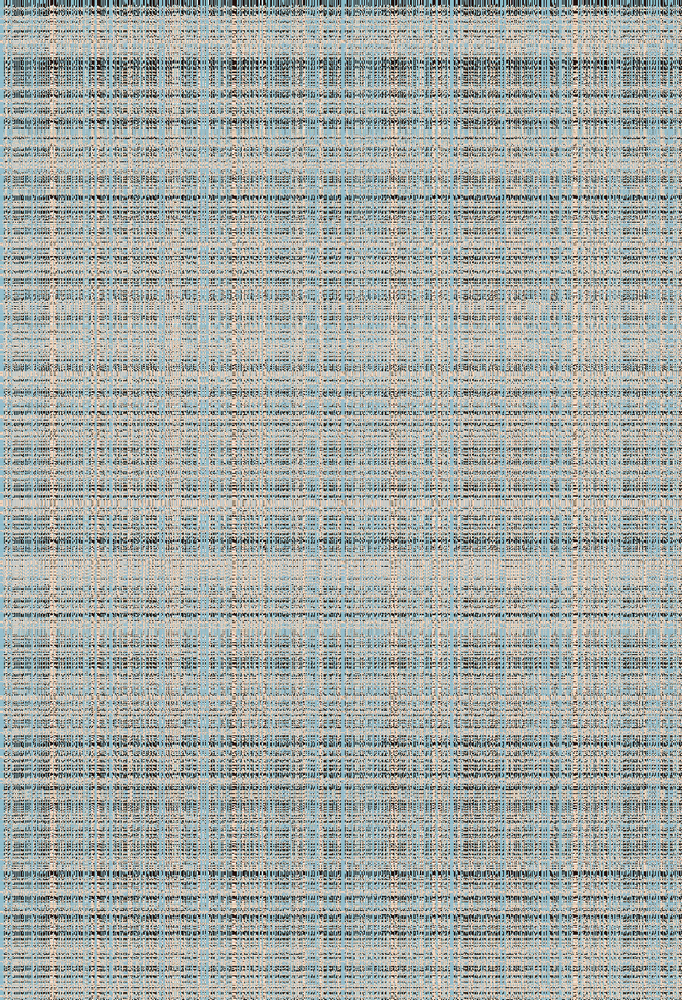
#> input picture InFile.png, 682 x 1000 px, shrunk from 858 x 1258 before the run
$ python unscramble4.py
#> lines starting #> are read from the running program, lines starting #| are printed output that depends on the picture
import numpy as np
from PIL import Image


def scramble(im, axis="x"):
    im_array = np.array(im)
    h, w, _ = im_array.shape
    if axis == "x":
        permuted = np.random.permutation(w)
        return np.take(im_array, permuted, axis=1)
    elif axis == "y":
        permuted = np.random.permutation(h)
        return np.take(im_array, permuted, axis=0)


def unscramble(im_s, axis="x"):
    im_array = np.array(im_s)
    h, w, _ = im_array.shape
    if axis == "x":
        order = np.argsort(np.random.random(w))
        return np.take(im_array, order, axis=1)
    elif axis == "y":
        order = np.argsort(np.random.random(h))
        return np.take(im_array, order, axis=0)


# Load the scrambled image
scrambled_image = Image.open('InFile.png')
#> scrambled_image is the input picture: PIL image 682x1000 RGBA; mean R, G, B, A 165.6, 171.3, 166.9, 255

# Perform unscrambling
im_s = scramble(scrambled_image, axis="x")
#> in scramble, `return np.take(im_array, permuted, axis=1)`:
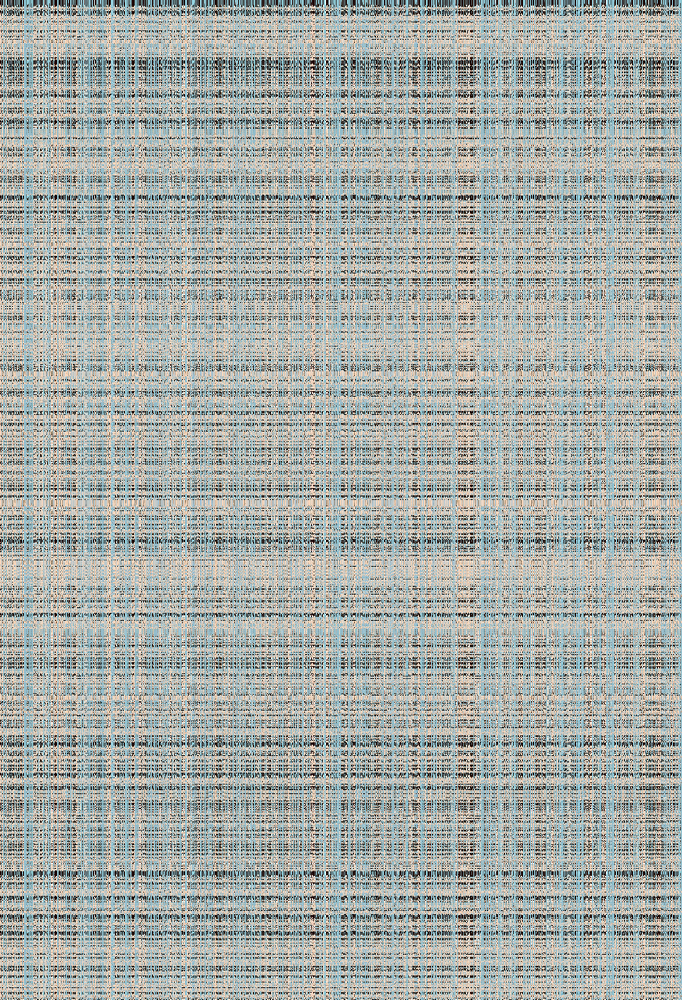
#> returned value: shape (1000, 682, 4); mean of channels 0, 1, 2, 3 165.6, 171.3, 166.9, 255; drawn as R, G, B
im_s = scramble(im_s, axis="y")
#> call 2 of scramble, with axis = 'y'
#> in scramble (call 2), `return np.take(im_array, permuted, axis=0)`:
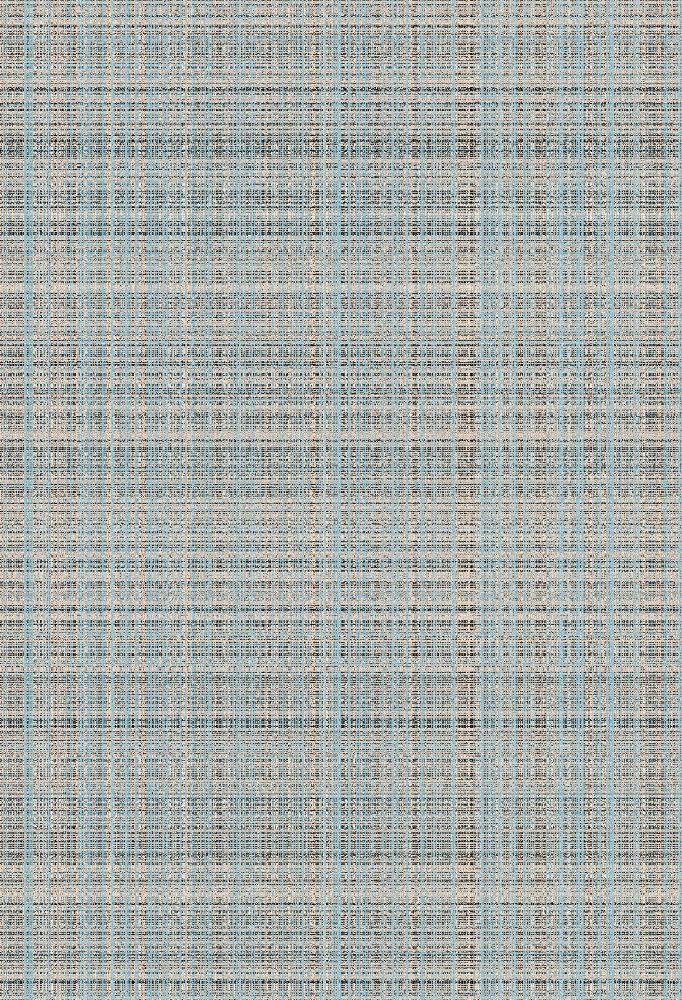
#> returned value: shape (1000, 682, 4); mean of channels 0, 1, 2, 3 165.6, 171.3, 166.9, 255; drawn as R, G, B
unscrambled_image = Image.fromarray(unscramble(im_s, axis="x"))
#> in unscramble, `return np.take(im_array, order, axis=1)`:
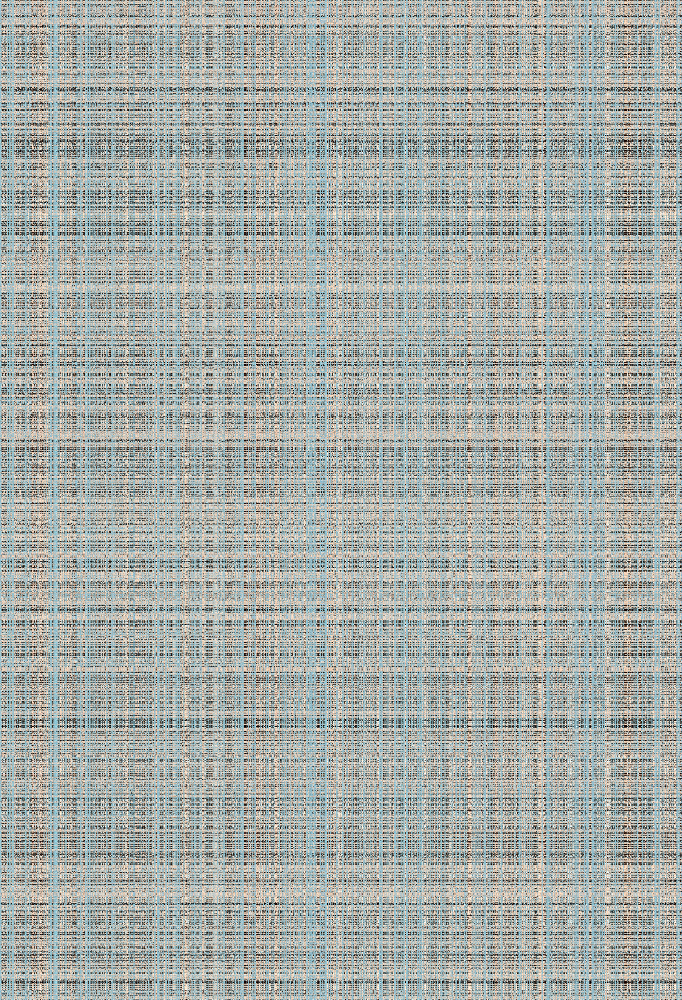
#> returned value: shape (1000, 682, 4); mean of channels 0, 1, 2, 3 165.6, 171.3, 166.9, 255; drawn as R, G, B

# Save the unscrambled image
unscrambled_image.save('unscrambled_image.png')

$ run again, with OutFile1.png copied over InFile.png
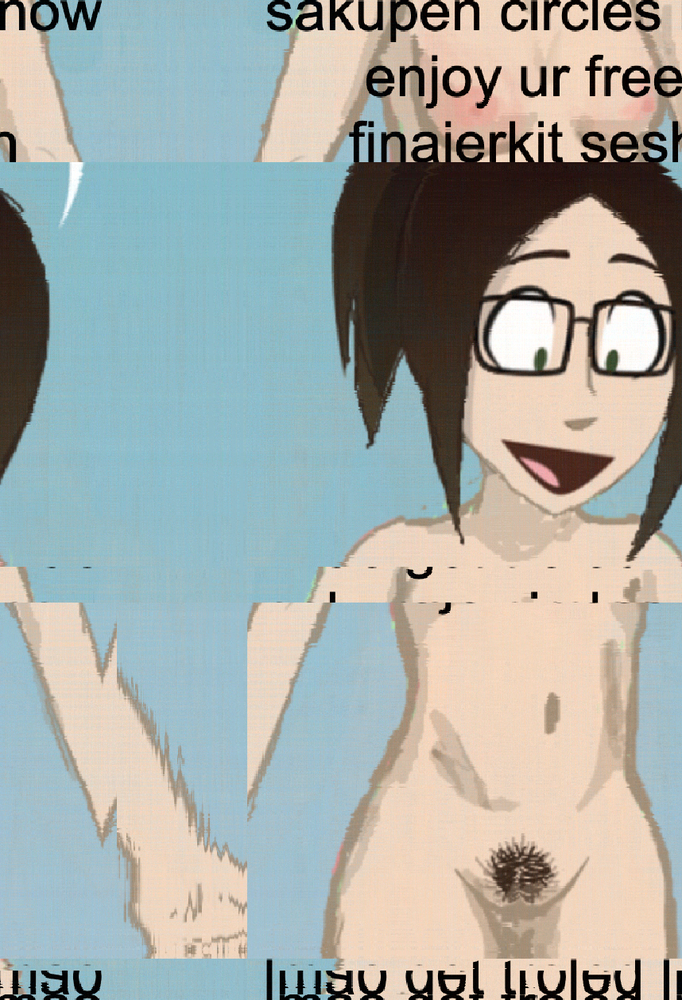
#> input picture OutFile1.png, 682 x 1000 px, shrunk from 858 x 1258 before the run
#> scrambled_image is the input picture: PIL image 682x1000 RGBA; mean R, G, B, A 165.7, 171.2, 166.8, 255
#> in scramble (call 2), `return np.take(im_array, permuted, axis=0)`:
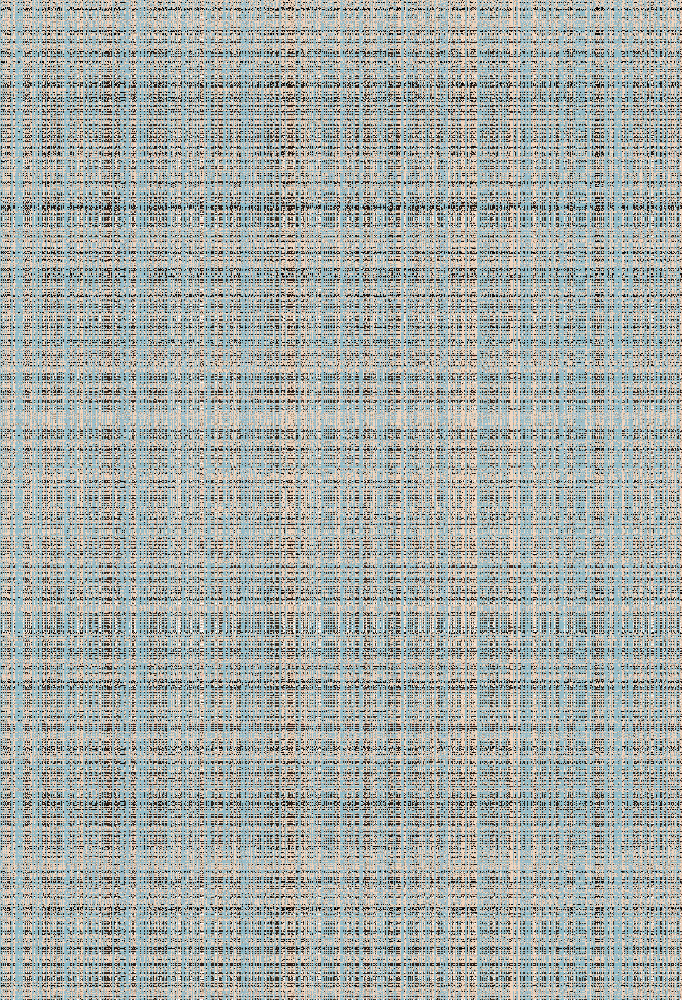
#> returned value: shape (1000, 682, 4); mean of channels 0, 1, 2, 3 165.7, 171.2, 166.8, 255; drawn as R, G, B
#> in unscramble, `return np.take(im_array, order, axis=1)`:
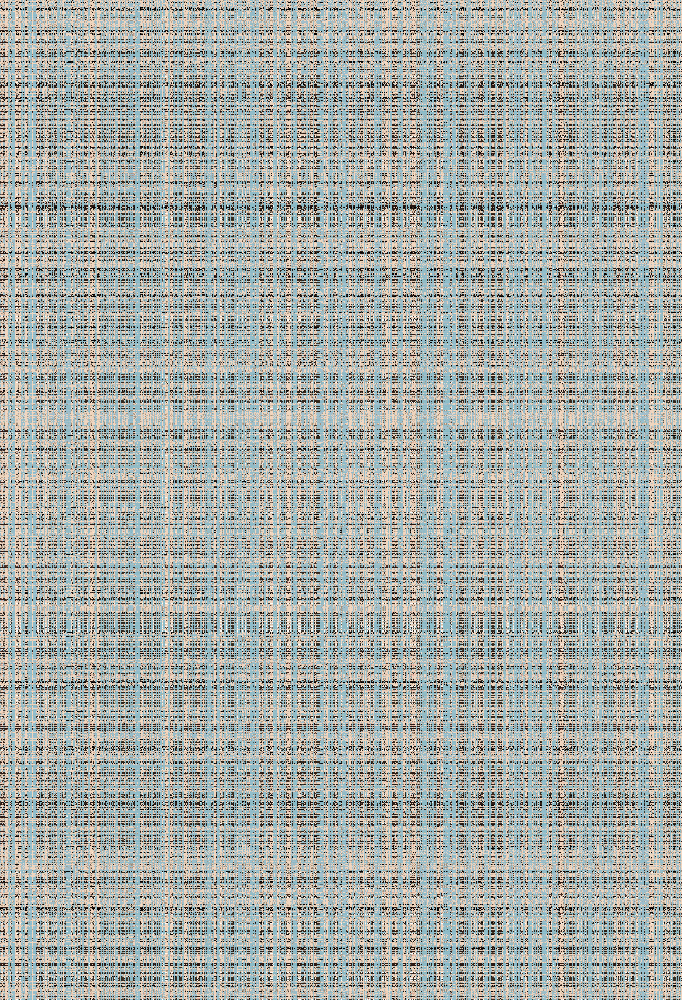
#> returned value: shape (1000, 682, 4); mean of channels 0, 1, 2, 3 165.7, 171.2, 166.8, 255; drawn as R, G, B

$ run again, with OutFile3.png copied over InFile.png
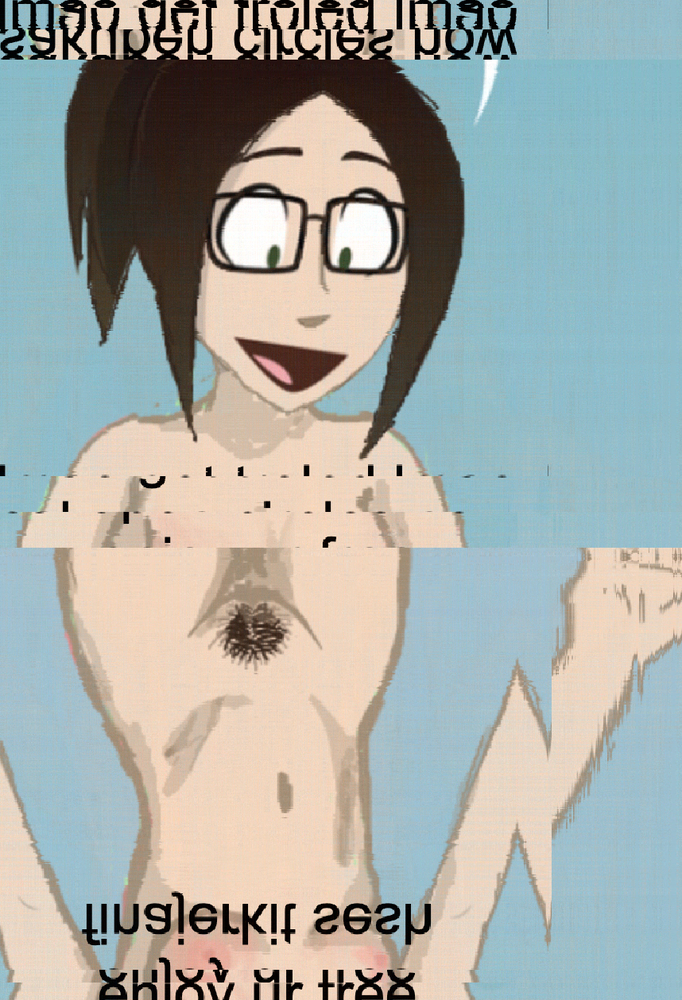
#> input picture OutFile3.png, 682 x 1000 px, shrunk from 858 x 1258 before the run
#> scrambled_image is the input picture: PIL image 682x1000 RGBA; mean R, G, B, A 165.7, 171.2, 166.8, 255
#> in scramble (call 2), `return np.take(im_array, permuted, axis=0)`:
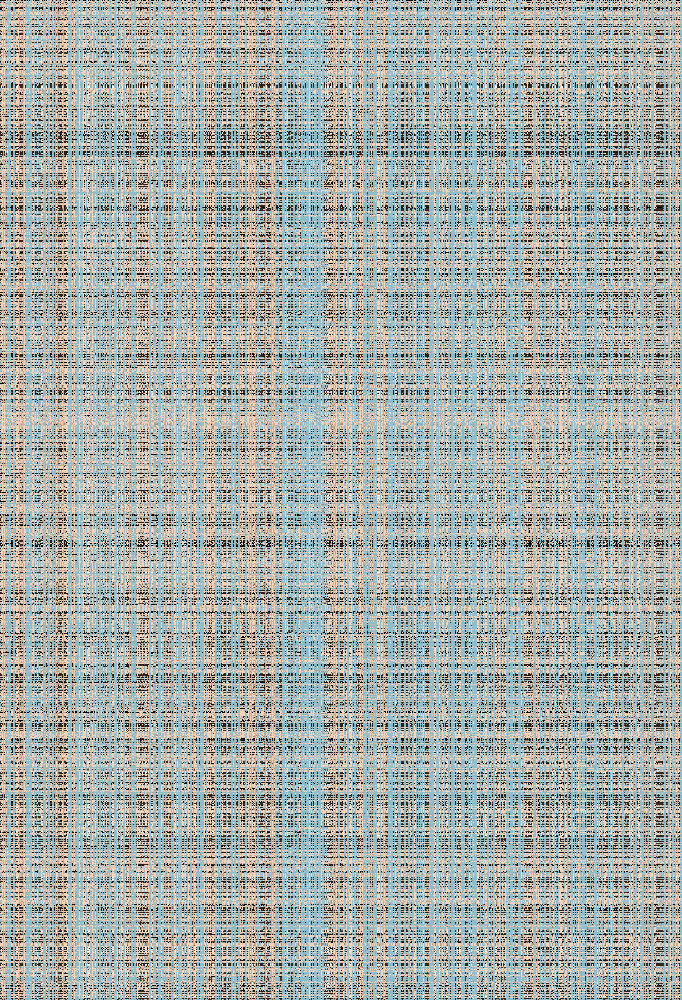
#> returned value: shape (1000, 682, 4); mean of channels 0, 1, 2, 3 165.7, 171.2, 166.8, 255; drawn as R, G, B
#> in unscramble, `return np.take(im_array, order, axis=1)`:
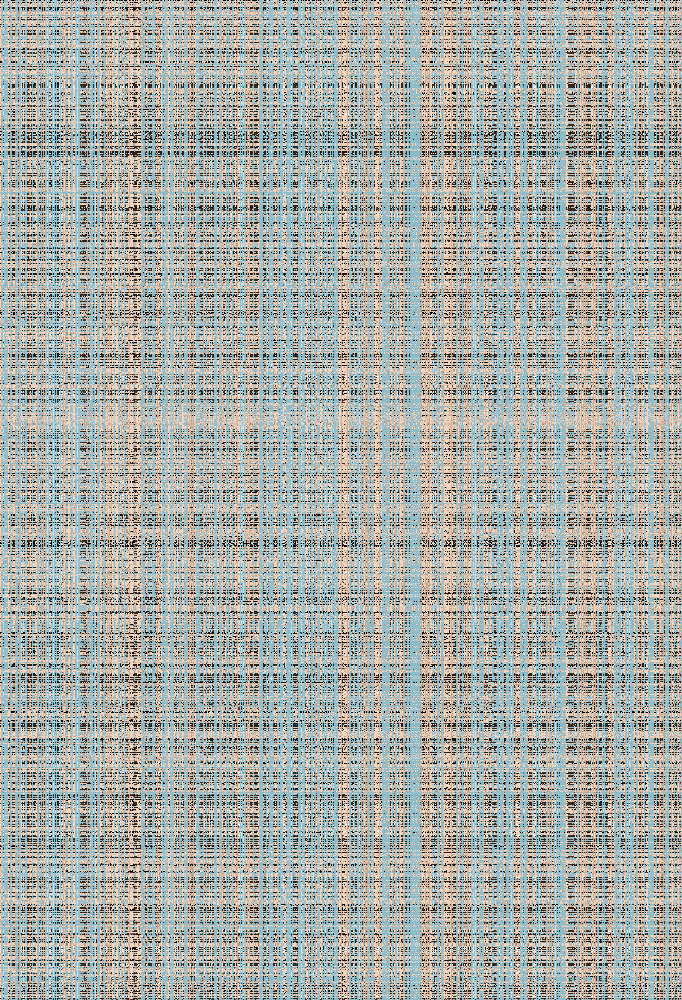
#> returned value: shape (1000, 682, 4); mean of channels 0, 1, 2, 3 165.7, 171.2, 166.8, 255; drawn as R, G, B
